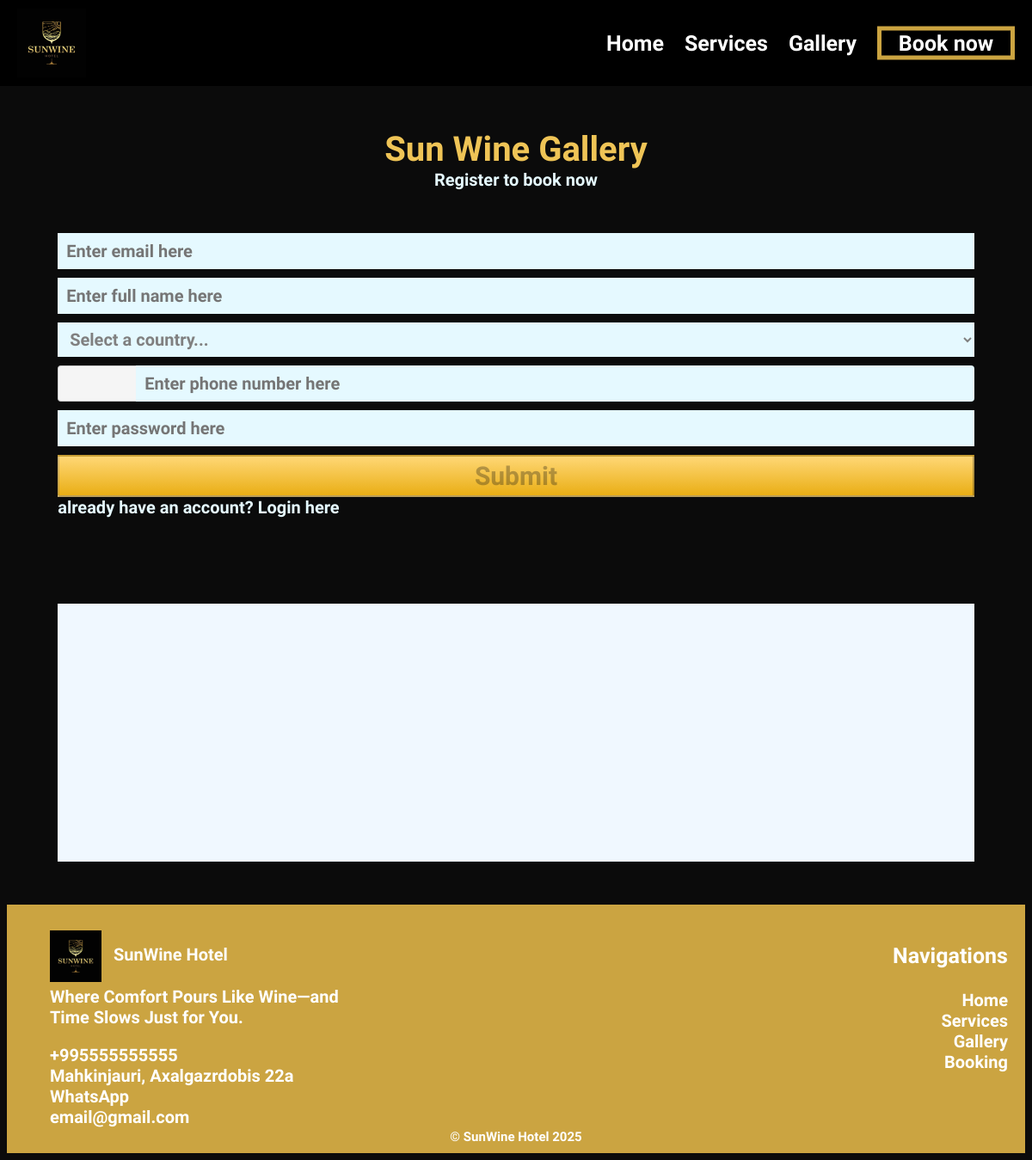
Screenshot of /register/ with the database file from the repository.
### SunWineapp/models.py (models this page shows, shortened)
class Contact(models.Model):
    phone_number = models.IntegerField()
    email = models.EmailField()
    whatsapp = models.CharField(max_length=1000)
    address = models.CharField(max_length=1000)

### SunWineapp/views.py (the view, shortened to what this page needs)
# urls.py: path('register/', views.register_view, name="register"),
def register_view(request):
    return render(request, 'register.html', {
        "contacts": Contact.objects.first()
    })

### SunWineapp/templates/register.html (shortened to what this page needs)
{% extends 'layout.html' %}
{% load static %}
{% block head %}
    <link rel="stylesheet" type="text/css" href="{% static 'css/form.css' %}" />
{% endblock %}
{% block body %}
    <div class="part1">
        <h1 class="title1">Sun Wine Gallery</h1>
        <h1 class="title2">Register to book now </h1>
    </div>
    <form class="part2" action="{% url 'register' %}" method="POST">
        <input type="email" name="email" id="" class="input1" placeholder="Enter email here" required>
        <input type="text" name="full_name" id="" class="input1" placeholder="Enter full name here" required>
        <select name="country" id="country-select" class="input1" style="width: 100%;" required>
            <option value="">Select a country...</option>
        </select>
        <div class="phone-input-container">
            <input type="text" id="country-code" class="country-code" readonly>
            <input type="tel" name="phone_number" id="phone-number" class="input1 phone-number" placeholder="Enter phone number here" disabled required>
        </div>
        <input type="password" name="password" id="" class="input1" placeholder="Enter password here" required>
        <input type="submit" name="" id="submit-btn" class="submit1" disabled>
        <a href="{% url 'login' %}" class="already1">already have an account? Login here</a>
    </form>
{% endblock %}

### SunWineapp/templates/layout.html (shortened to what this page needs)
{% load static %}
<!DOCTYPE html>
<html lang="en">
<head>
    <link href="https://api.mapbox.com/mapbox-gl-js/v2.15.0/mapbox-gl.css" rel="stylesheet" />
    <link rel="stylesheet" type="text/css" href="{% static 'css/layout.css' %}" />
    {% block head %}{% endblock %}
</head>
<body onload="window.scrollTo(0, 0)">
    <nav class="navbar" id="navbar" role="navigation" aria-label="Main menu">
        <a href="{% url 'index' %}" class="navbar-img-link" aria-label="SunWine Hotel Home">
            <img src="{% static 'pics/logo.jpg' %}" alt="SunWine Hotel Logo" class="navbar-img" />
        </a>
        <div class="navbar-navs">
            <a href="{% url 'index' %}" class="navbar-nav">Home</a>
            <a href="{% url 'services' %}" class="navbar-nav">Services</a>
            <a href="{% url 'gallery' %}" class="navbar-nav">Gallery</a>
            <a href="{% url 'booking' %}" class="navbar-nav navbar-button" style="color: white; text-decoration: none;">Book now</a>
        </div>
    </nav>
    <main role="main">
        {% block body %}
        {% endblock %}
    </main>
    <footer class="contact-div" role="contentinfo">
        <div class="map" id="map" aria-label="Hotel location map"></div>
        <div class="contacts">
            <section class="contact-part1" aria-labelledby="contact-info-title">
                <img src="{% static 'pics/logo.jpg' %}" alt="SunWine Hotel Logo" class="cp-logo" />
                <h1 id="contact-info-title" class="cp-title1">SunWine Hotel</h1>
                <h2 class="cp-title2">Where Comfort Pours Like Wine—and Time Slows Just for You.</h2>
                <div class="contact-infos">
                    <p class="contact-info" aria-label="Phone number">+{{ contacts.phone_number|default:"995-000-000000" }}</p>
                    <p class="contact-info" aria-label="Address">{{ contacts.address|default:"Batumi, Georgia" }}</p>
                    {% if contacts.whatsapp %}
                        <a href="{{ contacts.whatsapp }}" class="contact-info" style="text-decoration: none;" aria-label="WhatsApp contact">WhatsApp</a>
                    {% else %}
                        <span class="contact-info">WhatsApp not available</span>
                    {% endif %}
                    <p class="contact-info" aria-label="Email">{{ contacts.email|default:"info@sunwinehotel.com" }}</p>
                </div>
                <nav class="navigations" aria-label="Footer navigation">
                    <h3 class="navigation-title">Navigations</h3>
                    <a class="navigation" href="{% url 'index' %}">Home</a>
                    <a class="navigation" href="{% url 'services' %}">Services</a>
                    <a class="navigation" href="{% url 'gallery' %}">Gallery</a>
                    <a class="navigation" href="{% url 'booking' %}">Booking</a>
                </nav>
            </section>
            <p class="copyrights">© SunWine Hotel 2025</p>
        </div>
    </footer>
</body>
</html>

### SunWineapp/static/css/layout.css (style rules this page uses)
body { background-color: #0B0B0B; }
.navbar { position: fixed; top: 0; left: 0; width: 100vw; height: 100px; z-index: 1000; background-color: black; }
.navbar-img { position: absolute; top: 50%; transform: translateY(-50%); left: 20px; width: 80px; height: 80px; }
.navbar-navs { position: absolute; top: 50%; right: 20px; transform: translateY(-50%); width: max-content; height: max-content; }
.navbar-nav { position: relative; top: 0; left: 0; width: max-content; height: max-content; font-size: 25px; font-family: "Itim"; font-weight: bold; color: white; display: inline-block; margin-left: 20px; text-decoration: none; }
.navbar-button { position: relative; top: 0; left: 0; width: 150px; height: max-content; background-color: black; border: solid 5px #CBA441; color: white; text-align: center; text-decoration: none; }
.contact-div { position: relative; top: 0; left: 0px; width: 100%; height: max-content; margin-top: 100px; }
.map { position: relative; top: 0; left: 5%; width: 90%; margin-top: 20px; height: 300px; background-color: aliceblue; }
.contacts { position: relative; top: 0; left: 0; width: calc(100% - 100px); height: max-content; background-color: #CBA441; padding: 30px; padding-left: 50px; padding-right: 50px; margin: 0; margin-top: 50px; }
.cp-logo { position: relative; top: 0; left: 0; width: 60px; height: 60px; display: inline-block; }
.cp-title1 { position: relative; top: -25px; left: 10px; width: max-content; display: inline-block; font-size: 20px; font-family: "Itim"; font-weight: bold; color: white; padding: 0; margin: 0; }
.cp-title2 { position: relative; top: 0; left: 0; width: 380px; font-size: 20px; font-family: "Itim"; font-weight: bold; color: white; padding: 0; margin: 0; }
.contact-infos { position: relative; top: 0; left: 0; width: max-content; height: max-content; margin-top: 20px; }
.contact-info { position: relative; top: 0; left: 0; width: 100%; height: max-content; padding: 0; margin: 0; font-size: 20px; font-family: "Itim"; font-weight: bold; color: white; }
.navigations { position: absolute; top: 20px; right: 20px; width: max-content; height: max-content; }
.navigation-title { position: relative; top: 0; left: 0; width: max-content; height: max-content; font-size: 25px; font-family: "Itim"; font-weight: bold; color: white; text-decoration: none; display: block; }
.navigation { position: relative; top: 0px; left: 0px; font-size: 20px; font-weight: bold; font-family: "Itim"; color: white; text-decoration: none; display: block; text-align: right; }
.copyrights { position: absolute; bottom: 10px; left: 50%; transform: translateX(-50%); font-size: 15px; font-family: "Itim"; font-weight: bold; color: white; padding: 0; margin: 0; }

### SunWineapp/static/css/form.css (style rules this page uses)
.part1 { position: relative; top: 0; left: 0; width: 100%; height: max-content; margin-top: 150px; }
.title1 { position: relative; top: 0; left: 0; width: 100%; height: max-content; text-align: center; font-size: 40px; font-family: "Aleo"; font-weight: bold; color: #EFC456; padding: 0; margin: 0; }
.title2 { position: relative; top: 0; left: 10%; width: 80%; height: max-content; text-align: center; font-size: 20px; font-family: "Itim"; font-weight: bold; color: #E5F9FF; padding: 0; margin: 0; }
.part2 { position: relative; top: 0; left: 5%; width: 90%; height: max-content; margin-top: 50px; }
.input1 { position: relative; top: 0; left: 0; width: calc(100% - 20px); padding-left: 10px; padding-right: 10px; height: 40px; font-size: 20px; font-family: "Itim"; font-weight: bold; color: gray; background-color: #E5F9FF; border: none; outline: none; margin-bottom: 10px; }
.submit1 { position: relative; top: 0; left: 0; width: 100%; height: max-content; background: linear-gradient(to top, #E9AE15, #FFD775); font-size: 30px; font-family: "Itim"; font-weight: bold; padding-top: 5px; padding-bottom: 5px; }
.already1 { position: relative; top: 0; left: 0; width: 100%; height: max-content; font-size: 20px; font-family: "Itim"; font-weight: bold; color: #E5F9FF; text-decoration: none; }

### SunWineapp/templates/register.html (style rules this page uses)
.phone-input-container { display: flex; width: 100%; }
.country-code { width: 70px; height: 20px; padding: 10px; border: 1px solid #ccc; border-right: none; border-radius: 4px 0 0 4px; background-color: #f5f5f5; text-align: center; }
.phone-number { flex: 1; border-radius: 0 4px 4px 0; }

### rows the page displays
Contact: phone_number "995555555555", address "Mahkinjauri, Axalgazrdobis 22a", email "email@gmail.com"
